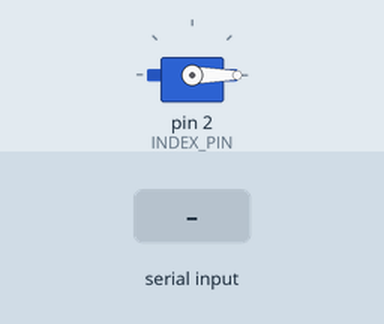
The sketch below on a simulated Arduino Uno, built with avr-gcc and run on an emulated ATmega328P. Shown: servo. Inputs (shaded band) come from the test bench. What the sketch prints to the serial monitor is not drawn.

Above: at 1.2 s.
1.3 s: "90:45\n" received over Serial
At 1.7 s:
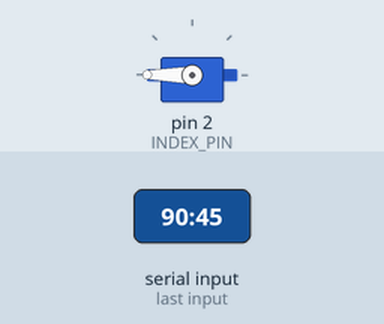
2.8 s: "200\n" received over Serial
At 3.9 s:
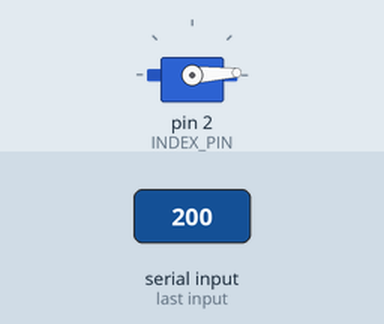
4.3 s: "30:150\n" received over Serial
At 5.2 s:
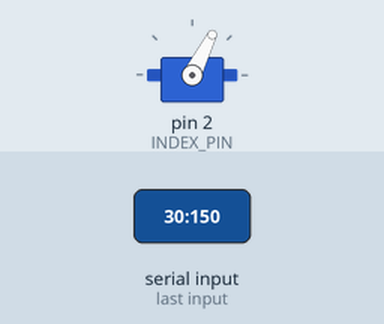
5.8 s: "30:150\n" received over Serial
At 6.3 s:
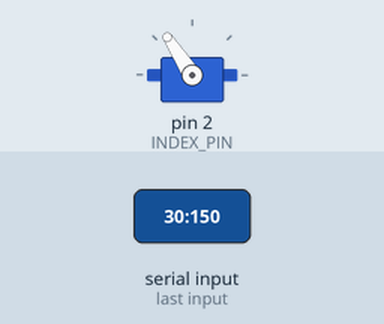
7.3 s: "90\n" received over Serial
At 8.5 s:
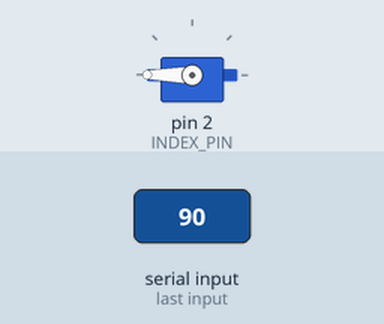
Timing chart, 0 to 9.8 s (numbered marks = the images above; inputs shaded):
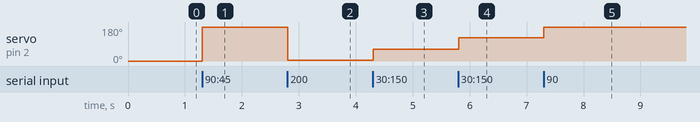

The sketch:

prosthetic-arm-arduino.ino
```cpp
#include <Servo.h>

Servo indexServo;

const int INDEX_PIN = 2;

String command = "";

void setup() {
  Serial.begin(9600);
  Serial.println("Starting serial monitor\n");
  indexServo.attach(INDEX_PIN);
  indexServo.write(0);
}

void loop() {
  // Listen to serial for Twist msg
  while (Serial.available()) {
    char c = Serial.read();
    command += c;
    if (c == '\n') { // End of command
      processTwist(command);
      command = ""; // Reset command string
    }
  }
}


void processTwist(String cmd) {
  // Example command: "1.0:0.80"
  // {linear}:{angular}

  cmd.trim();  // Remove whitespace
  float scale = 2.0;

  int colon1 = cmd.indexOf(':');
  // int colon2 = cmd.indexOf(':', colon1 + 1);

  float linearX = cmd.substring(0, colon1).toFloat();
  float angularZ = cmd.substring(colon1 + 1).toFloat();

  int position = indexServo.read();
  position = position + (scale * linearX);
  indexServo.write(position);

}
```

Measured:
- after the input at 1.3 s, servo on pin 2 (INDEX_PIN): 0° → 180° at once
- after the input at 2.8 s, servo on pin 2 (INDEX_PIN): 180° → 3° at once
- after the input at 4.3 s, servo on pin 2 (INDEX_PIN): 3° → 63° at once
- after the input at 5.8 s, servo on pin 2 (INDEX_PIN): 63° → 123° at once
- after the input at 7.3 s, servo on pin 2 (INDEX_PIN): 123° → 180° at once
